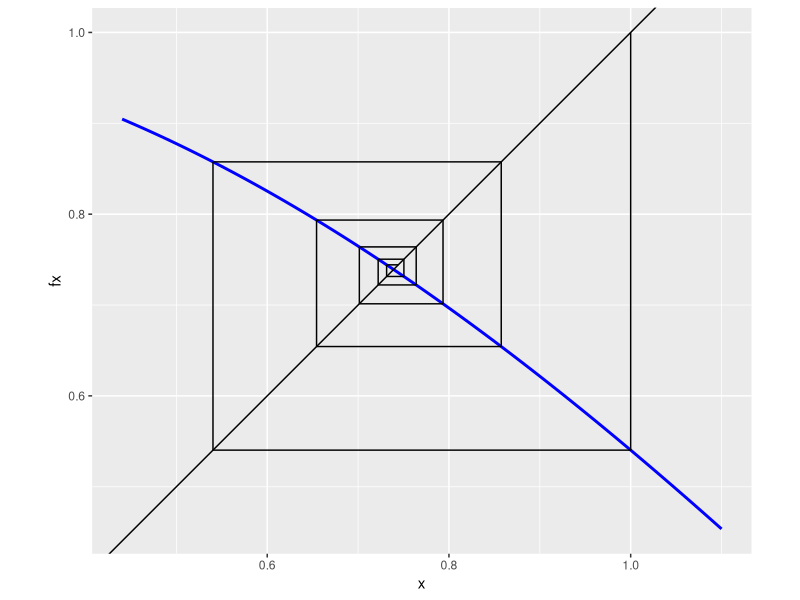
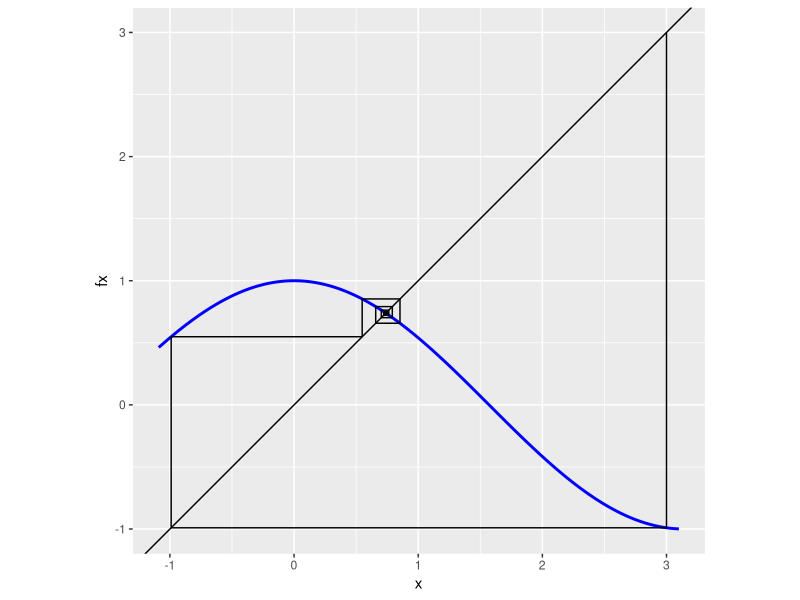
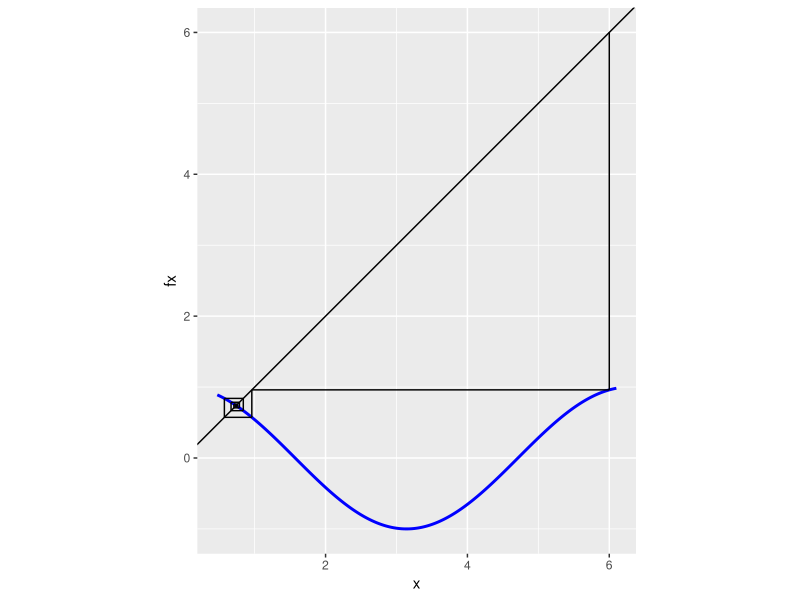
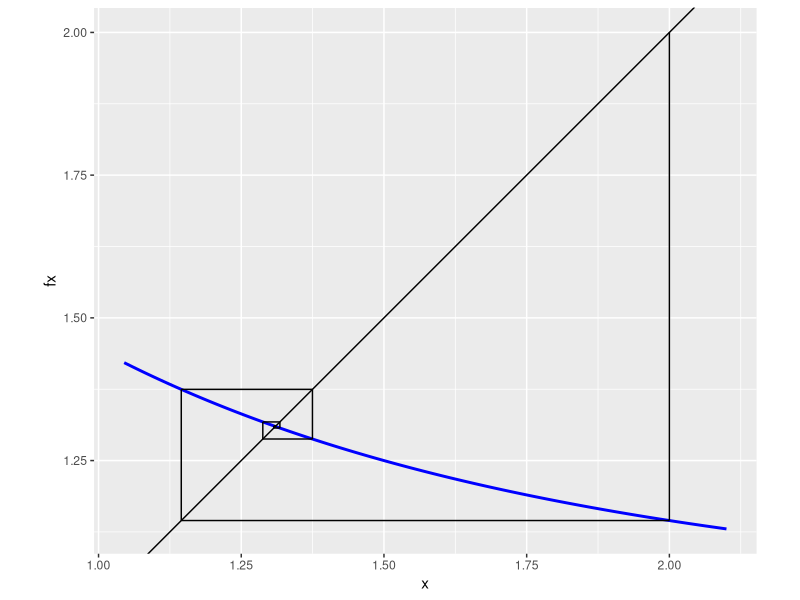
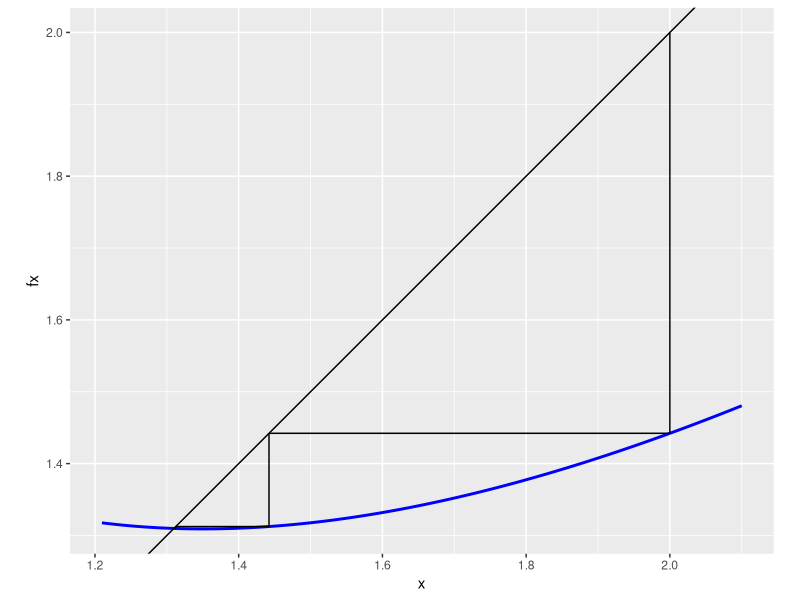
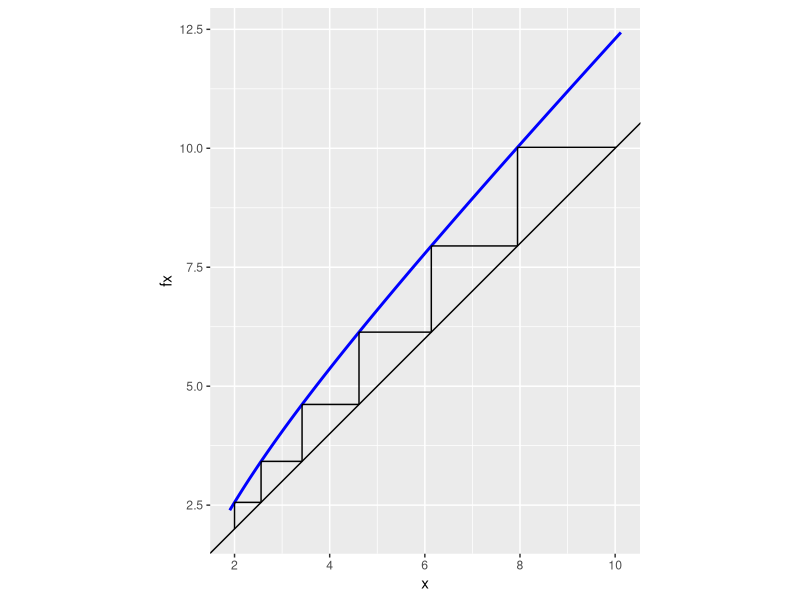
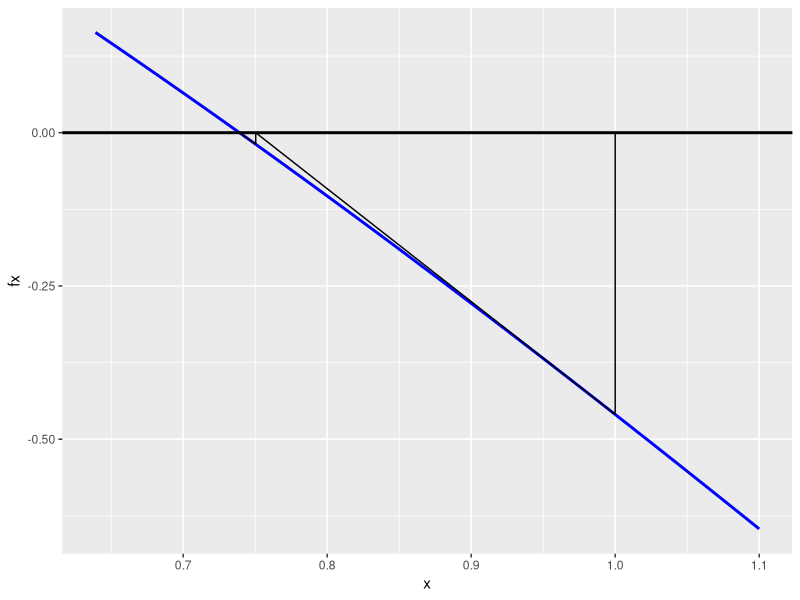
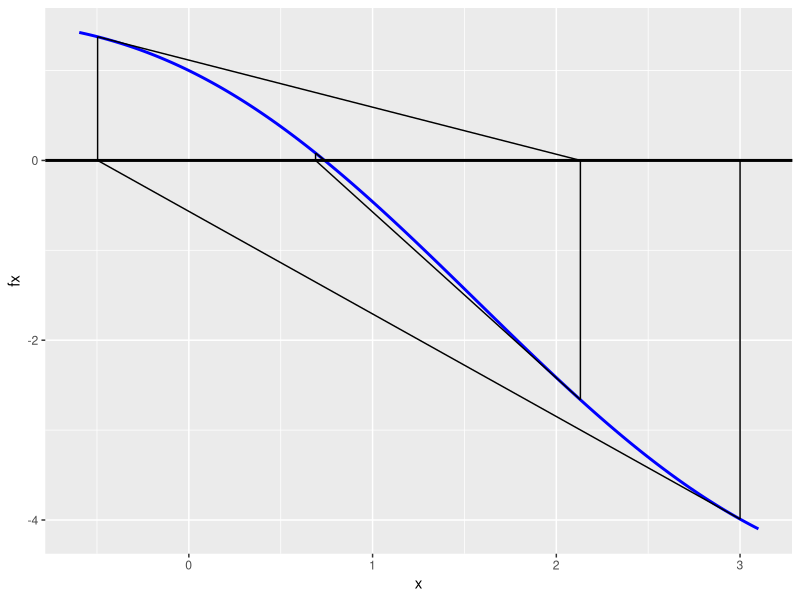

These figures' R source, in order:
## ---- chunk 1
library(ggplot2)
fixedpoint_show <- function(ftn, x0, iter = 5){
  # applies fixed-point method to find x such that ftn(x) = x
  # ftn is a user-defined function

  # df_points is used to track each update
  # it will be used to plot the line segments showing each update
  # each line segment connects the points (x1,y1) to (x2,y2)
  df_points <- data.frame(x1=numeric(0),y1=numeric(0),x2=numeric(0),y2=numeric(0))
  
  xnew <- x0
  cat("Starting value is:", xnew, "\n")
  
  # iterate the fixed point algorithm
  for(i in 1:iter){
    xold <- xnew
    xnew <- ftn(xold)
    cat("Next value of x is:", xnew, "\n")
    
    df_points[2*i-1,] <- c(xold, xold, xold, xnew) # vertical (x1 = x2)
    df_points[2*i,  ] <- c(xold, xnew, xnew, xnew) # horizontal (y1 = y2)
  }

  ### use ggplot to plot the function and the segments for each iteration
  # determine the limits to use for the plot
  plot_start <- min(df_points$x1, df_points$x2, x0) - 0.1  # start is the min of these values. 
                                                       # we subtract .1 to provide a small margin
  plot_end <- max(df_points$x1, df_points$x2, x0) + 0.1   # end is the max of these values
  
  x <- seq(plot_start, plot_end, length.out = 200)
  fx <- rep(NA, length(x))
  for (i in seq_along(x)) {
    fx[i] <- ftn(x[i])
  }
  
  function_data <- data.frame(x, fx) # dataframe containing the function
  
  p <- ggplot(function_data, aes(x = x, y = fx)) + 
    geom_line(colour = "blue", size=1) +  # plot the function
    geom_segment(aes(x = x1, y = y1, xend = x2, yend = y2), data = df_points) + # plot the segments
                                              # we specify that a different data frame is used here
    geom_abline(intercept = 0, slope = 1) + # plot the line y = x
    coord_equal() 
  
  print(p) # produce the plot
  return(xnew)
}

## Part a, x0 = 1
f <- function(x) cos(x)
fixedpoint_show(f, 1, iter=10)
fixedpoint_show(f, 3, iter=10)
fixedpoint_show(f, 6, iter=10)

##Part b
f <- function(x) exp(exp(-x))
fixedpoint_show(f, 2, iter=10)

##Part c
f <- function(x) x - log(x) + exp(-x)
fixedpoint_show(f, 2, iter=10)

##Part d
f <- function(x) x + log(x) - exp(-x)
fixedpoint_show(f, 2, iter=6)
## ---- chunk 2
newtonraphson_show <- function(ftn, x0, iter = 5) {
  # applies Newton-Raphson to find x such that ftn(x)[1] == 0
  # ftn is a function of x. it returns two values, f(x) and f'(x)
  # x0 is the starting point
  
  # df_points is used to track each update
  df_points <- data.frame(x1=numeric(0),y1=numeric(0),x2=numeric(0),y2=numeric(0))
  
  xnew <- x0
  cat("Starting value is:", xnew, "\n")
  
  # the algorithm
  for(i in 1:iter){
    xold <- xnew
    f_xold <- ftn(xold)
    xnew <- xold - f_xold[1]/f_xold[2]
    cat("Next x value:", xnew, "\n")
    
    # the line segments. You will need to replace the NAs with the appropriate values
    df_points[2*i-1,] <- c(xold, 0, xold, f_xold[1]) # vertical segment 
    df_points[2*i,] <- c(xold, f_xold[1], xnew, 0)   # tangent segment 
  }
  
  
  plot_start <- min(df_points$x1, df_points$x2, x0) - 0.1  # start is the min of these values. 
                                                       # we subtract .1 to provide a small margin
  plot_end <- max(df_points$x1, df_points$x2, x0) + 0.1   # end is the max of these values
  
  x <- seq(plot_start, plot_end, length.out = 200)
  fx <- rep(NA, length(x))
  for (i in seq_along(x)) {
    fx[i] <- ftn(x[i])[1]
  }
  function_data <- data.frame(x, fx)
  p <- ggplot(function_data, aes(x=x,y=fx)) + 
    geom_line(colour = "blue",size=1) +
    geom_segment(aes(x=x1,y=y1,xend=x2,yend=y2), data=df_points)+
    geom_abline(intercept=0, slope=0, lwd=1)
  
  print(p)
  
  return(xnew)
}


## Part a
# example of how your functions could be written
a <- function(x){
  value <- cos(x) - x   # f(x)
  derivative <- -sin(x) - 1  # f'(x)
  return(c(value, derivative))
} 
newtonraphson_show(a, 1, iter = 8)
newtonraphson_show(a, 3, iter = 8)
newtonraphson_show(a, 6, iter = 8)

##Part b
b <- function(x){
  value <- log(x)-exp(-x)
  derivative <- exp(-x)+(1/x)
  return(c(value,derivative))
}
newtonraphson_show(b, 2, iter=8)

##Part c
zzy <- function(x){
  value <-  x^3 - x - 3
  derivative <- ((3)*(x^2)) - 1
  return(c(value,derivative))
}
newtonraphson_show(zzy, 0, iter=8)

##Part D
zzyz <- function(x){
  value <-  x^3 - 7*x^2 +14*x - 8
  derivative <- ((3)*(x^2)) - 14*x + 14
  return(c(value,derivative))
}
newtonraphson_show(zzyz, 1.1, iter=8)
newtonraphson_show(zzyz, 1.3, iter=8)
newtonraphson_show(zzyz, 1.4, iter=8)
newtonraphson_show(zzyz, 1.5, iter=8)
newtonraphson_show(zzyz, 1.6, iter=8)
newtonraphson_show(zzyz, 1.7, iter=8)

## ---- chunk 3
secant_show <- function(ftn, x0, x1, iter = 5) {

  df_points <- data.frame(x0=numeric(0),y0=numeric(0),x1=numeric(0),y1=numeric(0))
  
  xnew <- x0
  x1new <- x1
  
  cat("Starting values are:", xnew, x1new, "\n")
  
  # the algorithm
  for(i in 1:iter){
    xold <- xnew
    x1old <- x1new
    f_xold <- ftn(xold)
    f_x1old <- ftn(x1old)
    x1new <- x1old - (f_x1old/((f_xold-f_x1old)/(xold-x1old)))
    xnew <- x1old
    
    cat("Next x value:", x1new, "\n")
    
    df_points[3*i-2,] <- c(xold, f_xold, x1old, f_x1old[1])
    df_points[3*i-1,] <- c(x1old, f_x1old, xnew, 0)  
    df_points[3*i,] <- c(x1new, 0, x1new, 0)  
  }
  
  
  plot_start <- min(df_points$x1, df_points$x2, x0) - 0.1  # start is the min of these values. 
                                                       # we subtract .1 to provide a small margin
  plot_end <- max(df_points$x1, df_points$x2, x0) + 0.1   # end is the max of these values
  
  x <- seq(plot_start, plot_end, length.out = 200)
  fx <- rep(NA, length(x))
  for (i in seq_along(x)) {
    fx[i] <- ftn(x[i])
  }
  
  
  
  function_data <- data.frame(x, fx)
  p <- ggplot(function_data, aes(x=x,y=fx)) + 
    geom_line(colour = "blue",size=1) +
    geom_segment(aes(x=x0,y=y0,xend=x1,yend=y1), data=df_points)+
    geom_abline(intercept=0, slope=0)
  
  print(p)
  
  return(x1new)
}


a <- function(x) cos(x) - x
secant_show(a, 1, 2)

b <- function(x) log(x) - exp(-x)
secant_show(b, 1, 2)

d <- function(x) x^2 - .5
secant_show(d, 4, 3.5)

## ---- chunk 4
##### A modifcation of code provided by Eric Cai
golden = function(f, lower, upper, tolerance = 1e-5)
{
   golden.ratio = 2/(sqrt(5) + 1)

   ## Use the golden ratio to find the initial test points
   x1 <- lower + golden.ratio * (upper - lower)
   x2 <- upper - golden.ratio * (upper - lower)
   
   ## the arrangement of points is:
   ## lower ----- x2 --- x1 ----- upper

   ### Evaluate the function at the test points
   f1 <- f(x1)
   f2 <- f(x2)

   while (abs(upper - lower) > tolerance) {
        if (f2 > f1) {
        # the minimum is to the right of x2
        lower <- x2  # x2 becomes the new lower bound
        x2 <- x1     # x1 becomes the new x2
        f2 <- f1     # f(x1) now becomes f(x2)
        x1 <- lower + golden.ratio * (upper - lower)  
        f1 <- f(x1)  # calculate new x1 and f(x1)
        } else {
        # then the minimum is to the left of x1
        upper <- x1  # x1 becomes the new upper bound
        x1 <- x2     # x2 becomes the new x1
        f1 <- f2
        x2 <- upper - golden.ratio * (upper - lower)
        f2 <- f(x2)  # calculate new x2 and f(x2)
        }
    }
    (lower + upper)/2 # the returned value is the midpoint of the bounds
}
## ---- chunk 5
f <- function(x){ (x - 3)^2 }
golden(f, 0, 10)
## ---- chunk 6
g <- function(x,y) { 
    5 * x ^ 2 - 6 * x * y + 5 * y ^ 2
}
x <- seq(-1.5,1, len=100)
y <- seq(-1.5,1, len=100)
## ---- chunk 7
df <- data.frame(x = rep(x, each = 100), y = rep(y, 100), z = outer(x,y,g)[1:100^2])
pl <- ggplot(df, aes(x=x,y=y,z=z)) + geom_contour(binwidth = 0.9, boundary = 0.5)

tolerance <- 1e-5
x_i <- -1.5
y_i <- -1.5
xnew <- x_i
ynew <- y_i
xold <- -1.5
yold <- -1.5

xxx <- matrix(c(rep(NA,30)),ncol=2,nrow=15)
xxx[1,] <- -1.5
for(i in 1:15){
  cat(xnew,",", ynew, "\n")
  gx <- function(x) return(g(x, ynew))
  xnew <- golden(gx, -1.5, 1.5, tolerance = 1e-5)
  
  gy <- function(y) return(g(xnew, y))
  ynew <- golden(gy, -1.5, 1.5, tolerance = 1e-5)
  
  if(abs(xnew - x_i) < tolerance){    break}
  
  pl <- pl + 
    geom_point(aes_string(x=xnew, y=ynew)) +
    geom_segment(aes_string(x = xold, y = yold, xend = xnew, yend = yold)) +
    geom_segment(aes_string(x = xnew, y = yold, xend = xnew, yend = ynew))

  xxx[i+1,1] <- xnew
  xxx[i+1,2] <- ynew
  
  xold <- xnew
  yold <- ynew
  x_i <- xnew
  y_i <- ynew
}
print(pl)
